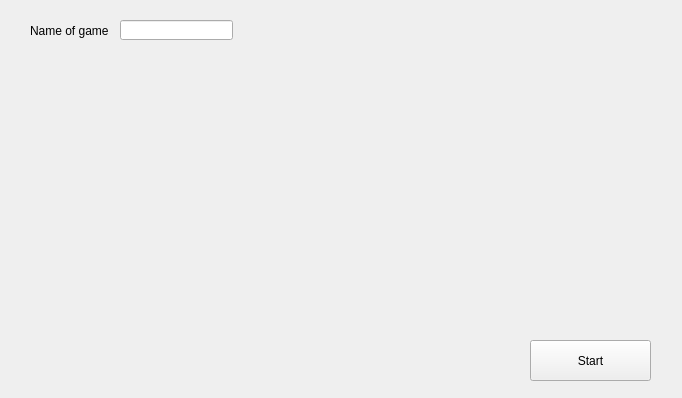
<?xml version="1.0" encoding="UTF-8"?>
<ui version="4.0">
 <class>NewGameWindow</class>
 <widget class="QWidget" name="NewGameWindow">
  <property name="geometry">
   <rect>
    <x>0</x>
    <y>0</y>
    <width>682</width>
    <height>398</height>
   </rect>
  </property>
  <property name="windowTitle">
   <string>Start new game</string>
  </property>
  <widget class="QPushButton" name="startButton">
   <property name="geometry">
    <rect>
     <x>530</x>
     <y>340</y>
     <width>121</width>
     <height>41</height>
    </rect>
   </property>
   <property name="text">
    <string>Start</string>
   </property>
  </widget>
  <widget class="QLineEdit" name="newGameName">
   <property name="geometry">
    <rect>
     <x>120</x>
     <y>20</y>
     <width>113</width>
     <height>20</height>
    </rect>
   </property>
  </widget>
  <widget class="QLabel" name="label">
   <property name="geometry">
    <rect>
     <x>30</x>
     <y>20</y>
     <width>81</width>
     <height>21</height>
    </rect>
   </property>
   <property name="text">
    <string>Name of game</string>
   </property>
  </widget>
 </widget>
 <resources/>
 <connections/>
</ui>
